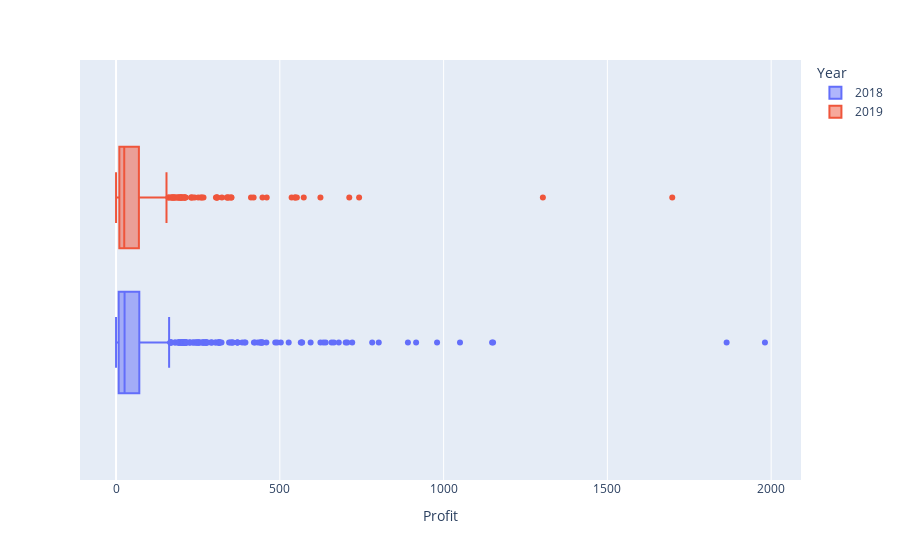

The notebook cell this image was saved under:
### Code cell
px.box(orders, x= orders["Profit"],color="Year")

### Figure 1 — Plotly figure (JSON) as saved in the notebook; plotly's stock layout.template omitted (floating-point values rounded to 4 significant figures; data arrays with more than 128 entries replaced by an {"elided": "..."} marker saying what was removed)
{"data": [{"alignmentgroup": "True", "hovertemplate": "Year=2018<br>Profit=%{x}<extra></extra>", "legendgroup": "2018", "marker": {"color": "#636efa"}, "name": "2018", "notched": false, "offsetgroup": "2018", "orientation": "h", "showlegend": true, "type": "box", "x": {"elided": "963 int values"}, "x0": " ", "xaxis": "x", "y0": " ", "yaxis": "y"}, {"alignmentgroup": "True", "hovertemplate": "Year=2019<br>Profit=%{x}<extra></extra>", "legendgroup": "2019", "marker": {"color": "#EF553B"}, "name": "2019", "notched": false, "offsetgroup": "2019", "orientation": "h", "showlegend": true, "type": "box", "x": {"elided": "537 int values"}, "x0": " ", "xaxis": "x", "y0": " ", "yaxis": "y"}], "layout": {"boxmode": "group", "legend": {"title": {"text": "Year"}, "tracegroupgap": 0}, "margin": {"t": 60}, "xaxis": {"anchor": "y", "domain": [0, 1], "title": {"text": "Profit"}}, "yaxis": {"anchor": "x", "domain": [0, 1]}}}
